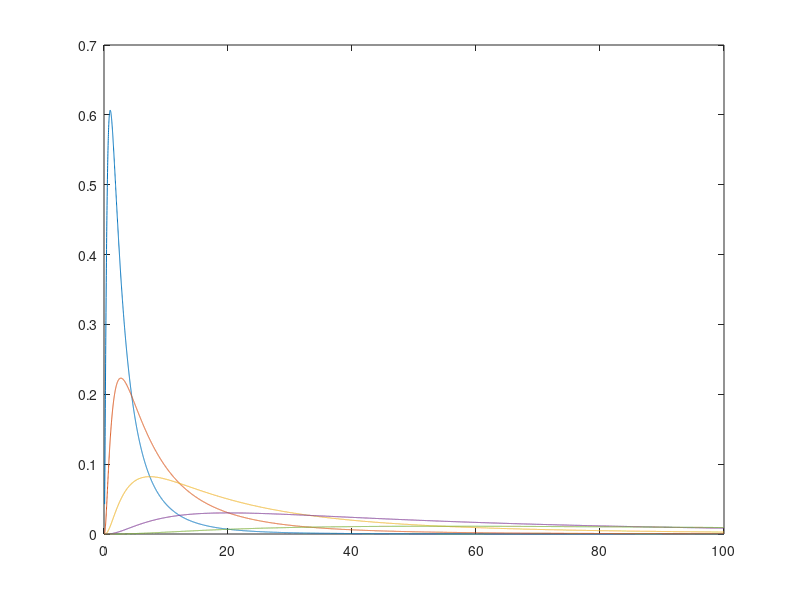

MATLAB code for this plot:
x=linspace(0.1,100,10000);
f=@(x) exp(-(log(x)-1).^2./2)*1./x;

plot(x,f(x))
hold on

f=@(x) exp(-(log(x)-2).^2./2)*1./x;
plot(x,f(x))

f=@(x) exp(-(log(x)-3).^2./2)*1./x;
plot(x,f(x))

f=@(x) exp(-(log(x)-4).^2./2)*1./x;
plot(x,f(x))

f=@(x) exp(-(log(x)-5).^2./2)*1./x;
plot(x,f(x))
